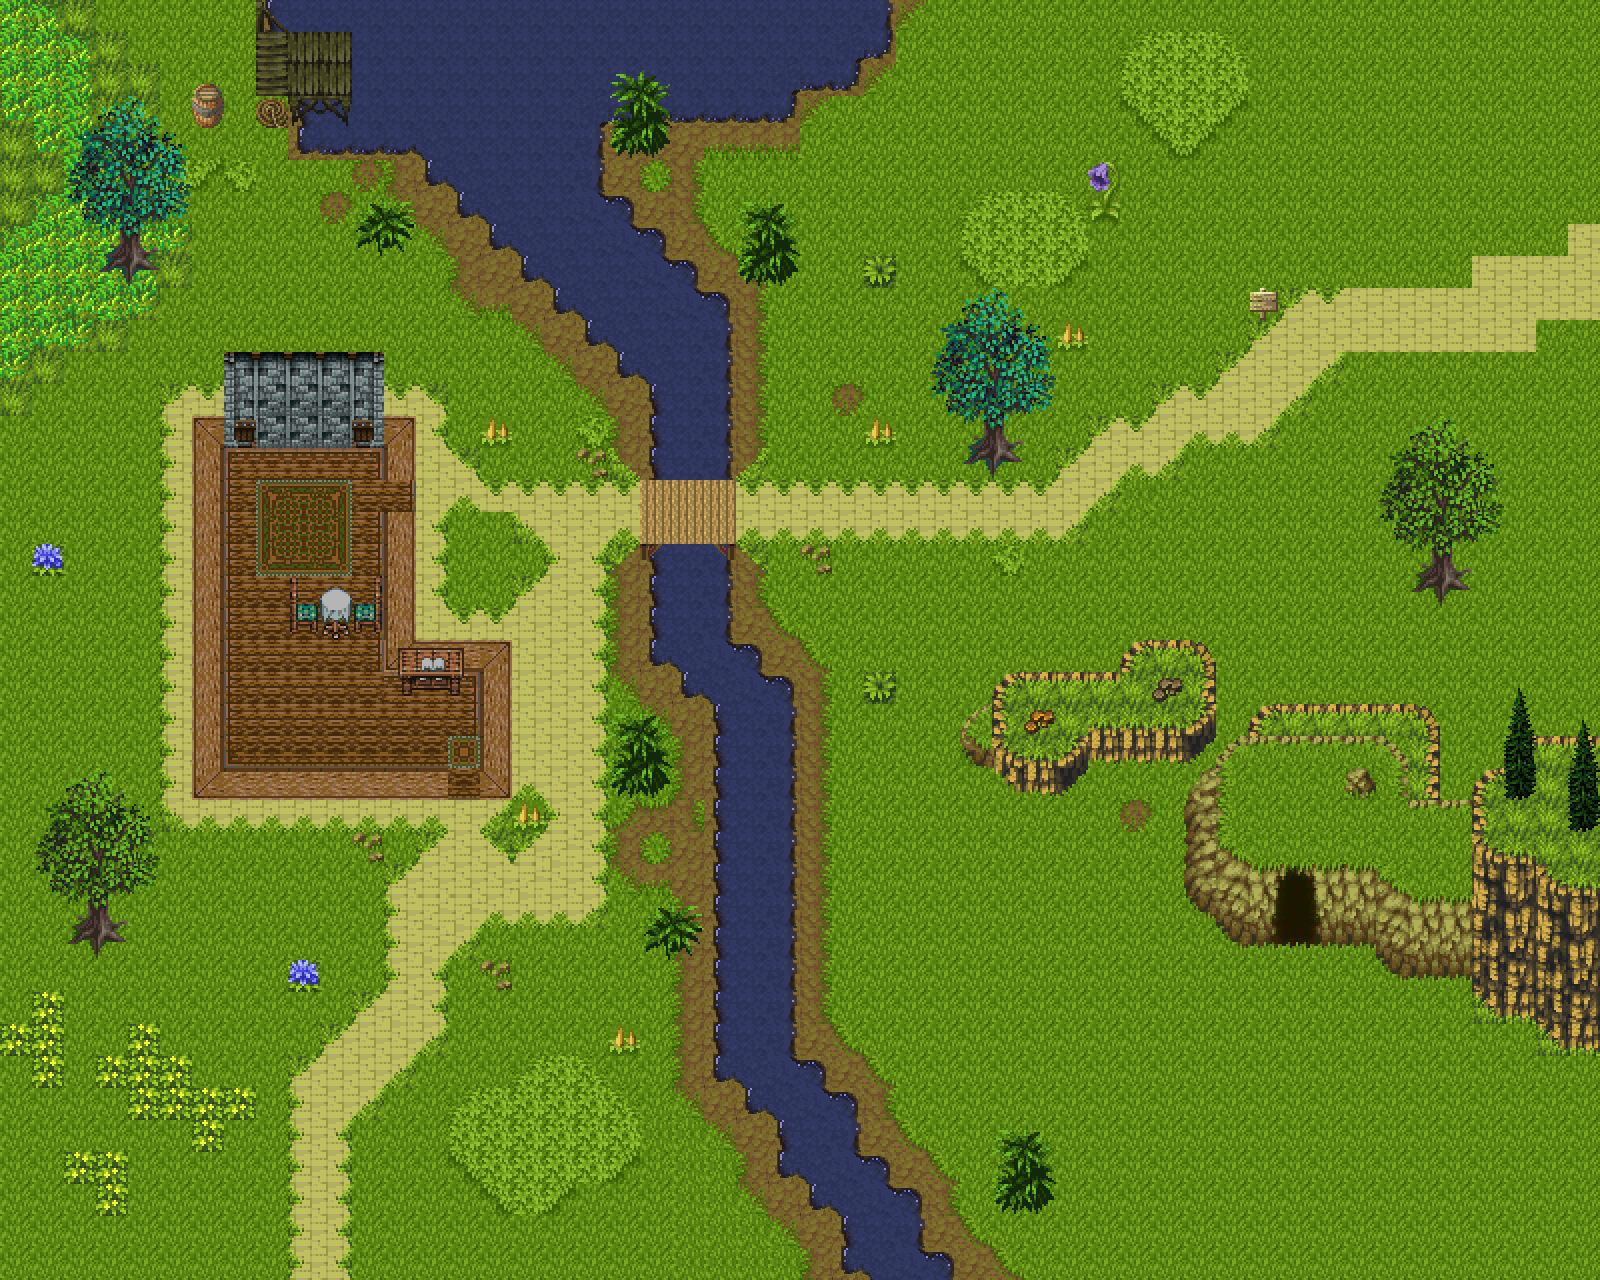

This game map was drawn from its Tiled (.tmx) file and the tilesets committed beside it. A one-line description and the trimmed map source follow:
An orthogonal 50x40 tile map with 32x32 px tiles, 13 tile layers (floor, rocs, deco, _b_table, ...), 5 hidden layers not drawn and 1 object (portal).

<map version="1.5" tiledversion="1.6.0" orientation="orthogonal" renderorder="left-up" width="50" height="40" tilewidth="32" tileheight="32" infinite="0" nextlayerid="35" nextobjectid="21">
 <tileset firstgid="1" name="tiles" tilewidth="32" tileheight="32" tilecount="1752" columns="12">
  <image source="tiles.png" width="384" height="4695" />
 </tileset>
 <layer id="1" name="floor" width="50" height="40">
  <data>[2000 cells, 2000 non-empty, 79 distinct tile ids]</data>
 </layer>
 <layer id="4" name="rocs" width="50" height="40">
  <data>[2000 cells, 132 non-empty, 56 distinct tile ids]</data>
 </layer>
 <layer id="5" name="deco" width="50" height="40">
  <data>[2000 cells, 136 non-empty, 57 distinct tile ids]</data>
 </layer>
 <layer id="14" name="_b_table" width="50" height="40" locked="1">
  <properties>
   <property name="Persistent" type="bool" value="true" />
  </properties>
  <data>[2000 cells, 6 non-empty, 6 distinct tile ids]</data>
 </layer>
 <group id="33" name="trees">
  <layer id="28" name="_b_tree5" width="50" height="40" locked="1">
   <data>[2000 cells, 8 non-empty, 4 distinct tile ids]</data>
  </layer>
  <layer id="15" name="_b_tree1" width="50" height="40" locked="1">
   <properties>
    <property name="Persistent" type="bool" value="true" />
   </properties>
   <data>[2000 cells, 24 non-empty, 24 distinct tile ids]</data>
  </layer>
  <layer id="16" name="_b_tree2" width="50" height="40" locked="1">
   <properties>
    <property name="Persistent" type="bool" value="true" />
   </properties>
   <data>[2000 cells, 22 non-empty, 22 distinct tile ids]</data>
  </layer>
  <layer id="19" name="_b_tree3" width="50" height="40" locked="1">
   <properties>
    <property name="Persistent" type="bool" value="true" />
   </properties>
   <data>[2000 cells, 24 non-empty, 24 distinct tile ids]</data>
  </layer>
  <layer id="29" name="_b_tree4" width="50" height="40">
   <data>[2000 cells, 21 non-empty, 21 distinct tile ids]</data>
  </layer>
 </group>
 <group id="34" name="bushes">
  <layer id="18" name="_b_bush1" width="50" height="40" locked="1">
   <properties>
    <property name="Persistent" type="bool" value="true" />
   </properties>
   <data>[2000 cells, 6 non-empty, 6 distinct tile ids]</data>
  </layer>
  <layer id="26" name="_b_bush2" width="50" height="40" locked="1">
   <properties>
    <property name="Persistent" type="bool" value="true" />
   </properties>
   <data>[2000 cells, 6 non-empty, 6 distinct tile ids]</data>
  </layer>
  <layer id="27" name="_b_bush3" width="50" height="40" locked="1">
   <properties>
    <property name="Persistent" type="bool" value="true" />
   </properties>
   <data>[2000 cells, 6 non-empty, 6 distinct tile ids]</data>
  </layer>
 </group>
 <group id="32" name="house">
  <layer id="13" name="_b_house1_2" width="50" height="40" visible="0" locked="1">
   <data>[2000 cells, 112 non-empty, 40 distinct tile ids]</data>
  </layer>
  <layer id="11" name="_b_house1" width="50" height="40" visible="0" locked="1">
   <data>[2000 cells, 129 non-empty, 44 distinct tile ids]</data>
  </layer>
  <layer id="20" name="_b_house1_zone" width="50" height="40" visible="0" locked="1">
   <properties>
    <property name="Interier" type="bool" value="true" />
   </properties>
   <data>[2000 cells, 1933 non-empty, 5 distinct tile ids]</data>
  </layer>
  <layer id="24" name="_b_house1_top_wall" width="50" height="40" locked="1">
   <data>[2000 cells, 31 non-empty, 9 distinct tile ids]</data>
  </layer>
  <layer id="23" name="_b_house1_hearth" width="50" height="40" visible="0" locked="1">
   <properties>
    <property name="Persistent" type="bool" value="true" />
   </properties>
   <data>[2000 cells, 9 non-empty, 9 distinct tile ids]</data>
  </layer>
 </group>
 <layer id="10" name="obstacles" width="50" height="40" visible="0" locked="1">
  <data>[2000 cells, 433 non-empty, 11 distinct tile ids]</data>
 </layer>
 <objectgroup id="3" name="markers">
  <object id="20" type="portal" x="1293.33" y="950.667">
   <properties>
    <property name="destination" value="tiled/cave" />
    <property name="player_transition_x" type="int" value="-38" />
    <property name="player_transition_y" type="int" value="-24" />
   </properties>
   <point />
  </object>
 </objectgroup>
</map>